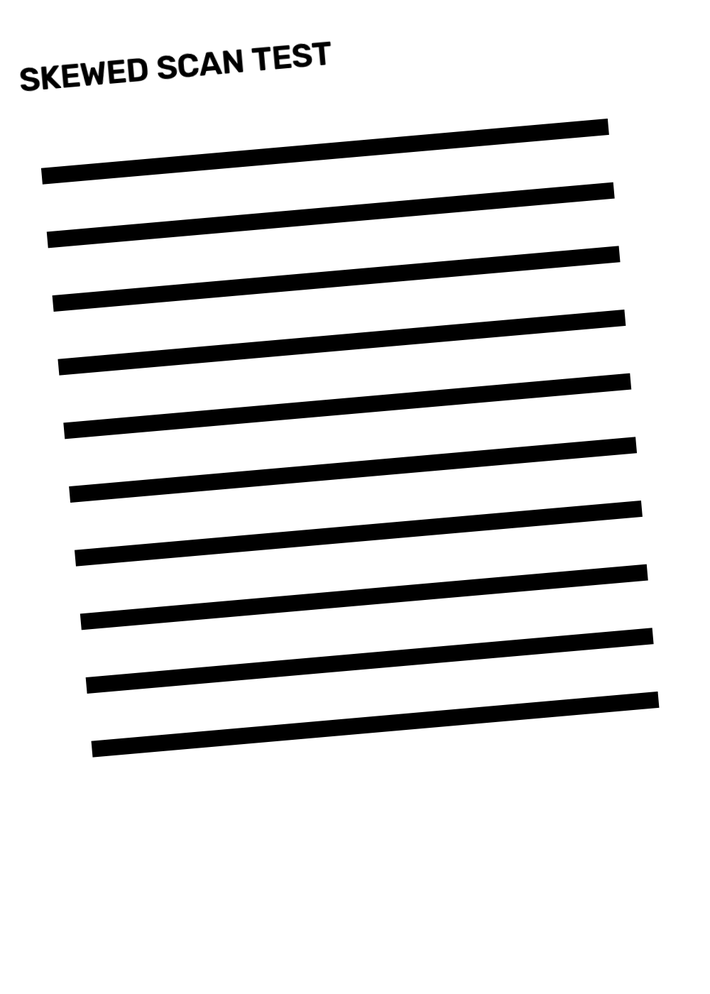
#> input picture samples/skewed_page.png, 710 x 994 px, shrunk from 1000 x 1400 before the run
$ python -i crop.py   (imports and definitions only)
#> lines starting #> are read from the running program, lines starting #| are printed output that depends on the picture; after the words box and inside, x2 and y2 are one past the last pixel; in counts of white or black regions, pixels touching at a corner belong together
#> further down, picture is the input picture: shape (994, 710, 3); min 0, max 255, mean 220.2
"""Auto-crop to content bounding box with safe margin (HLD §4 Layer 3)."""
from __future__ import annotations

import cv2
import numpy as np

DEFAULT_MARGIN_PX = 40  # at 300 DPI per HLD


def content_bbox(img: np.ndarray) -> tuple[int, int, int, int] | None:
    """(x, y, w, h) of the outermost content boundary, or None if blank."""
    gray = cv2.cvtColor(img, cv2.COLOR_BGR2GRAY) if img.ndim == 3 else img
    _, binary = cv2.threshold(gray, 0, 255,
                              cv2.THRESH_BINARY_INV + cv2.THRESH_OTSU)
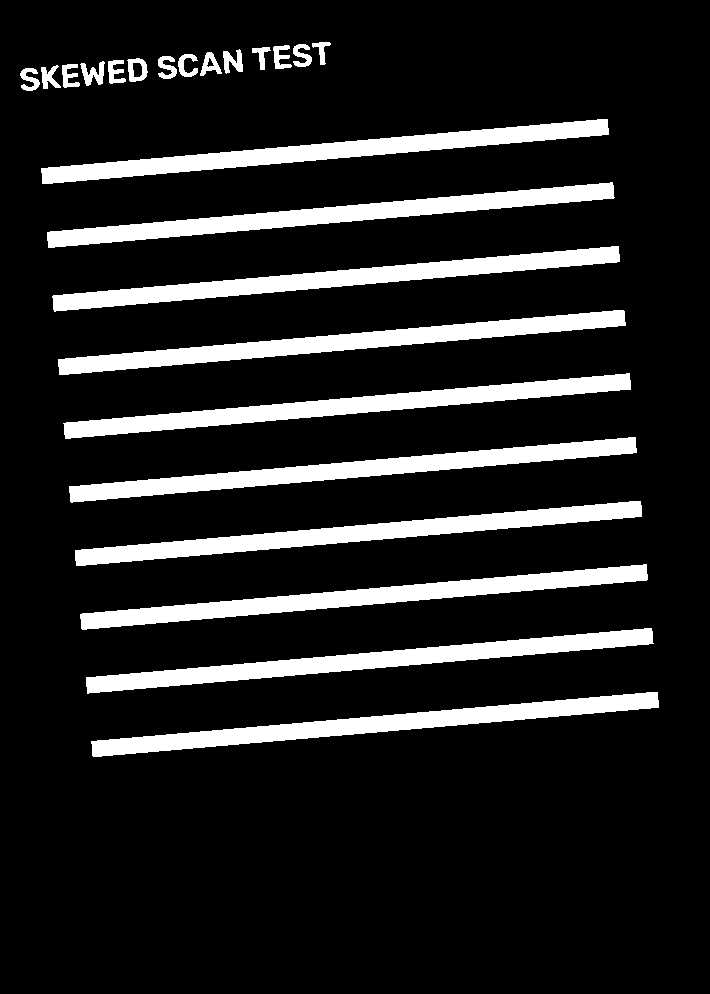
#> binary: shape (994, 710); 13.7% white; 24 white regions
    contours, _ = cv2.findContours(binary, cv2.RETR_EXTERNAL,
                                   cv2.CHAIN_APPROX_SIMPLE)
#> contours = 24 contours; largest, box (x1, y1, x2, y2) and area: (69, 437, 637, 503) 8717, (80, 564, 648, 630) 8716, (41, 119, 609, 184) 8716, (58, 310, 626, 375) 8714, (52, 246, 620, 312) 8714
    if not contours:
        return None
    xs, ys, xe, ye = [], [], [], []
    for c in contours:
        x, y, w, h = cv2.boundingRect(c)
        xs.append(x); ys.append(y); xe.append(x + w); ye.append(y + h)
#> this loop made 24 passes
#> (x, y, w, h) on passes 1 to 12: (91, 692, 568, 65), (86, 628, 568, 66), (80, 564, 568, 66), (75, 501, 567, 65), (69, 437, 568, 66), (63, 373, 568, 66), (58, 310, 568, 65), (52, 246, 568, 66), (47, 182, 568, 66), (41, 119, 568, 65), (20, 68, 20, 23), (41, 65, 20, 24)
#> after the loop, xe = [659, 654, 648, 642, 637, 631, 626, 620, 615, 609, 40, 61, 80, 105, 126, 148, 177, 198, 222, 243, 271, 292, 312, 331]; xs = [91, 86, 80, 75, 69, 63, 58, 52, 47, 41, 20, 41, 62, 80, 108, 127, 158, 178, 200, 223, 252, 273, 293, 312]; ye = [757, 694, 630, 566, 503, 439, 375, 312, 248, 184, 91, 89, 88, 86, 84, 82, 79, 77, 76, 74, 70, 69, 67, 65]; ys = [692, 628, 564, 501, 437, 373, 310, 246, 182, 119, 68, 65, 64, 61, 60, 58, 56, 54, 52, 49, 47, 45, 44, 42]
    x0, y0, x1, y1 = min(xs), min(ys), max(xe), max(ye)
#> x0 = 20; y0 = 42; x1 = 659; y1 = 757
    return x0, y0, x1 - x0, y1 - y0


def auto_crop(img: np.ndarray, margin_px: int = DEFAULT_MARGIN_PX) -> np.ndarray:
    """Crop to content plus safe margin. Never crops inside the content
    bbox; returns the original image when no content is found."""
    bbox = content_bbox(img)
    if bbox is None:
        return img
    x, y, w, h = bbox
    ih, iw = img.shape[:2]
    x0 = max(0, x - margin_px)
    y0 = max(0, y - margin_px)
    x1 = min(iw, x + w + margin_px)
    y1 = min(ih, y + h + margin_px)
    return img[y0:y1, x0:x1]

>>> import cv2
>>> picture = cv2.imread('../samples/skewed_page.png')
>>> result = content_bbox(picture)
#> result = (20, 42, 639, 715)
